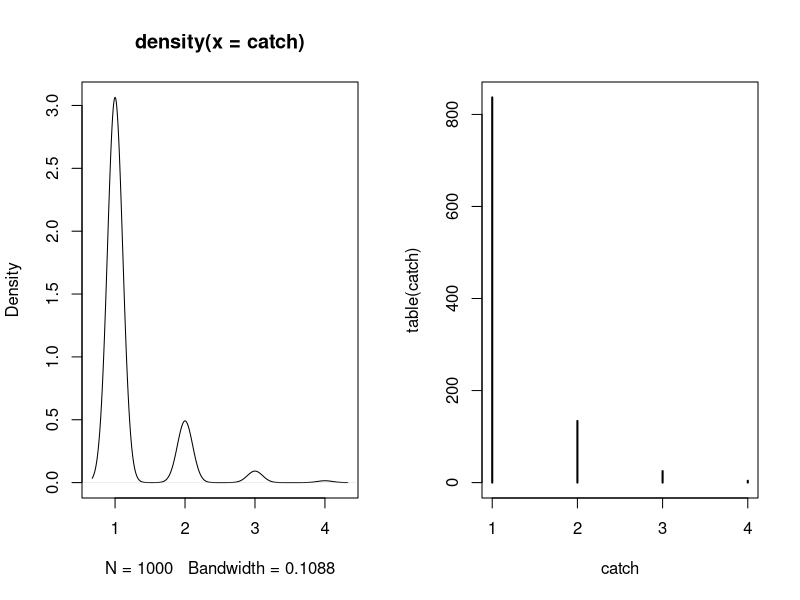

Reproduce this figure in R. (Note: this script raises an error after producing the figure.)
# SeaFrost real import alert sampling scheme
# sampling unit = 1lb

# bad ship 1% contamination
A1<-c(rep(1, times=42), rep(0, times=4116))
A2<-c(rep(1, times=41), rep(0, times=4075))
A3<-c(rep(1, times=41), rep(0, times=4075))
A4<-c(rep(1, times=37), rep(0, times=3660))
A5<-c(rep(1, times=36), rep(0, times=3534))
A6<-c(rep(1, times=30), rep(0, times=2994))
A7<-c(rep(1, times=16), rep(0, times=1580))
A8<-c(rep(1, times=34), rep(0, times=3368))
A9<-c(rep(1, times=30), rep(0, times=2994))
A10<-c(rep(1, times=28), rep(0, times=2744))

# Bad day 1% contamination
A1<-c(rep(1, times=334), rep(0, times=3824))
A2<-c(rep(1, times=0), rep(0, times=4116))
A3<-c(rep(1, times=0), rep(0, times=4116))
A4<-c(rep(1, times=0), rep(0, times=3696))
A5<-c(rep(1, times=0), rep(0, times=3570))
A6<-c(rep(1, times=0), rep(0, times=3024))
A7<-c(rep(1, times=0), rep(0, times=1596))
A8<-c(rep(1, times=0), rep(0, times=3402))
A9<-c(rep(1, times=0), rep(0, times=3024))
A10<-c(rep(1, times=0), rep(0, times=2772))

# bad ship 5% contamination
A1<-c(rep(1, times=208), rep(0, times=3950))
A2<-c(rep(1, times=206), rep(0, times=3910))
A3<-c(rep(1, times=206), rep(0, times=3910))
A4<-c(rep(1, times=185), rep(0, times=3511))
A5<-c(rep(1, times=179), rep(0, times=3391))
A6<-c(rep(1, times=151), rep(0, times=2873))
A7<-c(rep(1, times=80), rep(0, times=1516))
A8<-c(rep(1, times=170), rep(0, times=3232))
A9<-c(rep(1, times=151), rep(0, times=2872))
A10<-c(rep(1, times=139), rep(0, times=2633))

# Bad day 5% contamination
A1<-c(rep(1, times=1674), rep(0, times=2484))
A2<-c(rep(1, times=0), rep(0, times=4116))
A3<-c(rep(1, times=0), rep(0, times=4116))
A4<-c(rep(1, times=0), rep(0, times=3696))
A5<-c(rep(1, times=0), rep(0, times=3570))
A6<-c(rep(1, times=0), rep(0, times=3024))
A7<-c(rep(1, times=0), rep(0, times=1596))
A8<-c(rep(1, times=0), rep(0, times=3402))
A9<-c(rep(1, times=0), rep(0, times=3024))
A10<-c(rep(1, times=0), rep(0, times=2772))

# bad ship 10% contamination
A1<-c(rep(1, times=416), rep(0, times=3742))
A2<-c(rep(1, times=412), rep(0, times=3704))
A3<-c(rep(1, times=412), rep(0, times=3704))
A4<-c(rep(1, times=370), rep(0, times=3326))
A5<-c(rep(1, times=357), rep(0, times=3213))
A6<-c(rep(1, times=302), rep(0, times=2722))
A7<-c(rep(1, times=160), rep(0, times=1436))
A8<-c(rep(1, times=340), rep(0, times=3062))
A9<-c(rep(1, times=302), rep(0, times=2722))
A10<-c(rep(1, times=277), rep(0, times=2495))

# Bad day 10% contamination
A1<-c(rep(1, times=3347), rep(0, times=811))
A2<-c(rep(1, times=0), rep(0, times=4116))
A3<-c(rep(1, times=0), rep(0, times=4116))
A4<-c(rep(1, times=0), rep(0, times=3696))
A5<-c(rep(1, times=0), rep(0, times=3570))
A6<-c(rep(1, times=0), rep(0, times=3024))
A7<-c(rep(1, times=0), rep(0, times=1596))
A8<-c(rep(1, times=0), rep(0, times=3402))
A9<-c(rep(1, times=0), rep(0, times=3024))
A10<-c(rep(1, times=0), rep(0, times=2772))


a<-c(A1, A2, A3, A4, A5, A6, A7, A8, A9, A10)
par(mfrow=c(1,2))

#Set up vectors
b<-vector(mode="numeric", length=0)
catch<-vector(mode="numeric", length=0)
count<-0
catch<-vector(mode="numeric", length=0)

#a<-c(1,0,0,0,0,0,0,0,0,0)

for (i in 1:1000) { #trial starts with trying to detect contamination and ends with detecting one
  b<-vector(mode="numeric", length=0)
  count<-0

  while (sum(b) < 1) {#the loop keeps going until we hit a "1"
    a<-sample(a)
    b<-sample(a,18)#this is the number of samples drawn
    count<-count+1#this is how many times we did not catch anything in this trial
    print (b)
  }
count
catch<-append(catch,count)#vector of numbers indicating how long it took to catch a "1" in each trial
catch
}
#par(new=N)
plot(density(catch))
plot(table(catch))
sum(catch)#this is the total number of sampling attempts

#plotting multiple histograms per %of contamination in the dataset

p1<-hist(catch1,)
p5<-hist(catch5)
p10<-hist(catch10)

plot(p10,col=rgb(0,1,0,1/4), xlim=c(0,50), ylim=c(0,1000))
plot(p5,col=rgb(1,0,0,1/4), xlim=c(0,50), ylim=c(0,1000), add=T)
plot(p1,col=rgb(0,0,1,1/4), xlim=c(0,50), ylim=c(0,1000), add=T)
